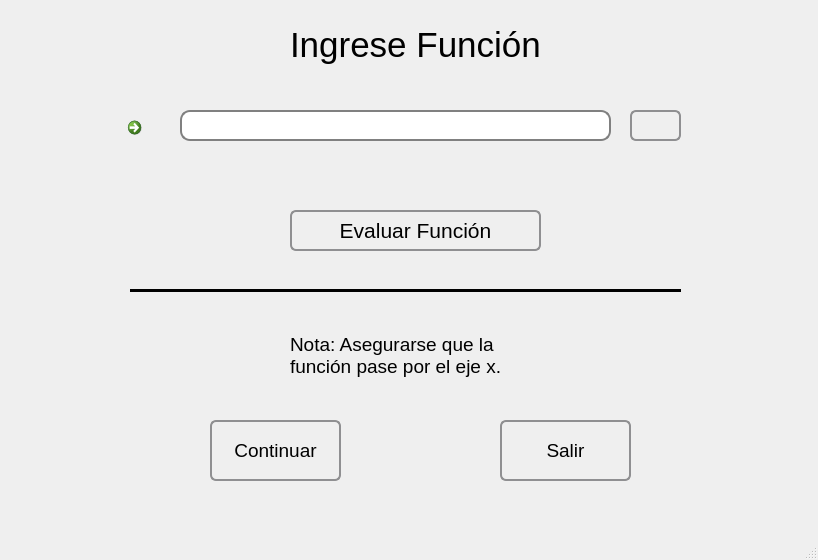
<?xml version="1.0" encoding="UTF-8"?>
<ui version="4.0">
 <class>MainWindow</class>
 <widget class="QMainWindow" name="MainWindow">
  <property name="geometry">
   <rect>
    <x>0</x>
    <y>0</y>
    <width>818</width>
    <height>560</height>
   </rect>
  </property>
  <property name="windowTitle">
   <string>Ingresar Función</string>
  </property>
  <property name="windowIcon">
   <iconset resource="imagenes/imagenes.qrc">
    <normaloff>:/119499456854720557funct.svg.med.png</normaloff>:/119499456854720557funct.svg.med.png</iconset>
  </property>
  <widget class="QWidget" name="centralwidget">
   <widget class="QLabel" name="label">
    <property name="geometry">
     <rect>
      <x>290</x>
      <y>10</y>
      <width>261</width>
      <height>71</height>
     </rect>
    </property>
    <property name="text">
     <string>&lt;html&gt;&lt;head/&gt;&lt;body&gt;&lt;p&gt;&lt;span style=&quot; font-size:26pt;&quot;&gt;Ingrese Función&lt;/span&gt;&lt;/p&gt;&lt;/body&gt;&lt;/html&gt;</string>
    </property>
   </widget>
   <widget class="QLineEdit" name="lnFuncion">
    <property name="geometry">
     <rect>
      <x>180</x>
      <y>110</y>
      <width>431</width>
      <height>31</height>
     </rect>
    </property>
    <property name="font">
     <font>
      <pointsize>16</pointsize>
     </font>
    </property>
    <property name="styleSheet">
     <string notr="true"> border: 2px solid gray;
     border-radius: 10px;
     padding: 0 8px;
     background: white;
     selection-background-color: darkgray;</string>
    </property>
    <property name="text">
     <string/>
    </property>
   </widget>
   <widget class="QPushButton" name="btnBorrar">
    <property name="geometry">
     <rect>
      <x>630</x>
      <y>110</y>
      <width>51</width>
      <height>31</height>
     </rect>
    </property>
    <property name="styleSheet">
     <string notr="true">border: 2px solid #8f8f91;
border-radius: 6px;
background-color: qlineargradient(x1: 0, y1: 0, x2: 0, y2: 1,
                                       stop: 0 #f6f7fa, stop: 1 #dadbde);
     </string>
    </property>
    <property name="text">
     <string/>
    </property>
    <property name="icon">
     <iconset resource="imagenes/imagenes.qrc">
      <normaloff>:/edit-delete.png</normaloff>:/edit-delete.png</iconset>
    </property>
   </widget>
   <widget class="QCommandLinkButton" name="commandLinkButton_2">
    <property name="geometry">
     <rect>
      <x>120</x>
      <y>110</y>
      <width>51</width>
      <height>31</height>
     </rect>
    </property>
    <property name="text">
     <string/>
    </property>
    <property name="icon">
     <iconset resource="imagenes/imagenes.qrc">
      <normaloff>:/119499456854720557funct.svg.med.png</normaloff>:/119499456854720557funct.svg.med.png</iconset>
    </property>
   </widget>
   <widget class="QPushButton" name="btnEvaluar">
    <property name="geometry">
     <rect>
      <x>290</x>
      <y>210</y>
      <width>251</width>
      <height>41</height>
     </rect>
    </property>
    <property name="font">
     <font>
      <pointsize>16</pointsize>
     </font>
    </property>
    <property name="styleSheet">
     <string notr="true">border: 2px solid #8f8f91;
     border-radius: 6px;
     background-color: qlineargradient(x1: 0, y1: 0, x2: 0, y2: 1,
                                       stop: 0 #f6f7fa, stop: 1 #dadbde);
     min-width: 80px;</string>
    </property>
    <property name="text">
     <string>Evaluar Función</string>
    </property>
    <property name="icon">
     <iconset resource="imagenes/imagenes.qrc">
      <normaloff>:/pagefold.png</normaloff>:/pagefold.png</iconset>
    </property>
   </widget>
   <widget class="QLabel" name="label_2">
    <property name="geometry">
     <rect>
      <x>290</x>
      <y>330</y>
      <width>221</width>
      <height>51</height>
     </rect>
    </property>
    <property name="font">
     <font>
      <pointsize>14</pointsize>
     </font>
    </property>
    <property name="text">
     <string>Nota: Asegurarse que la 
función pase por el eje x.</string>
    </property>
   </widget>
   <widget class="QPushButton" name="btnContinuar">
    <property name="geometry">
     <rect>
      <x>210</x>
      <y>420</y>
      <width>131</width>
      <height>61</height>
     </rect>
    </property>
    <property name="font">
     <font>
      <pointsize>14</pointsize>
     </font>
    </property>
    <property name="styleSheet">
     <string notr="true">border: 2px solid #8f8f91;
     border-radius: 6px;
     background-color: qlineargradient(x1: 0, y1: 0, x2: 0, y2: 1,
                                       stop: 0 #f6f7fa, stop: 1 #dadbde);
     min-width: 80px;</string>
    </property>
    <property name="text">
     <string>Continuar</string>
    </property>
    <property name="icon">
     <iconset resource="imagenes/imagenes.qrc">
      <normaloff>:/dialog-ok-apply.png</normaloff>:/dialog-ok-apply.png</iconset>
    </property>
   </widget>
   <widget class="Line" name="line_2">
    <property name="geometry">
     <rect>
      <x>130</x>
      <y>280</y>
      <width>551</width>
      <height>20</height>
     </rect>
    </property>
    <property name="frameShadow">
     <enum>QFrame::Plain</enum>
    </property>
    <property name="lineWidth">
     <number>3</number>
    </property>
    <property name="orientation">
     <enum>Qt::Horizontal</enum>
    </property>
   </widget>
   <widget class="QPushButton" name="btnSalir">
    <property name="geometry">
     <rect>
      <x>500</x>
      <y>420</y>
      <width>131</width>
      <height>61</height>
     </rect>
    </property>
    <property name="font">
     <font>
      <pointsize>14</pointsize>
     </font>
    </property>
    <property name="styleSheet">
     <string notr="true">border: 2px solid #8f8f91;
     border-radius: 6px;
     background-color: qlineargradient(x1: 0, y1: 0, x2: 0, y2: 1,
                                       stop: 0 #f6f7fa, stop: 1 #dadbde);
     min-width: 80px;</string>
    </property>
    <property name="text">
     <string>Salir</string>
    </property>
    <property name="icon">
     <iconset resource="imagenes/imagenes.qrc">
      <normaloff>:/application-exit.png</normaloff>:/application-exit.png</iconset>
    </property>
   </widget>
  </widget>
  <widget class="QMenuBar" name="menubar">
   <property name="geometry">
    <rect>
     <x>0</x>
     <y>0</y>
     <width>818</width>
     <height>21</height>
    </rect>
   </property>
  </widget>
  <widget class="QStatusBar" name="statusbar"/>
 </widget>
 <resources>
  <include location="imagenes/imagenes.qrc"/>
 </resources>
 <connections/>
</ui>
